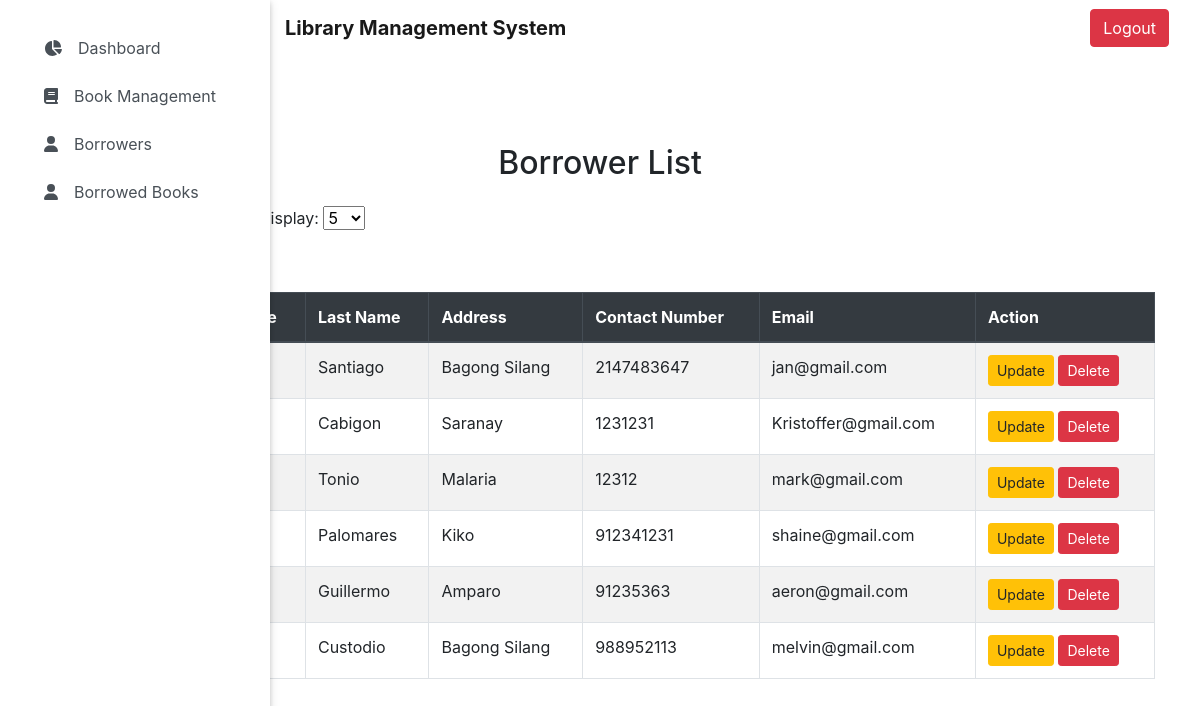
Screenshot of /insert_borrower.php with the database file from the repository.
### tables this page shows
CREATE TABLE `borrowers` (
  `id` int(11) NOT NULL,
  `borrower_id` int(11) NOT NULL,
  `first_name` varchar(35) NOT NULL,
  `last_name` varchar(35) NOT NULL,
  `address` varchar(100) NOT NULL,
  `contact_number` int(17) NOT NULL,
  `email` varchar(75) NOT NULL,
  `date_created` datetime NOT NULL,
  `date_updated` datetime NOT NULL,
  `last_activity` datetime DEFAULT NULL
);

### insert_borrower.php (the view, shortened to what this page needs)
<?php
$host = "localhost";
$username = "root";
$password = "";
$database = "new_library";
$mysqli = new mysqli($host, $username, $password, $database);
$limit = isset($_POST['limit']) ? $_POST['limit'] : 10;
$result = $mysqli->query("SELECT * FROM borrowers LIMIT $limit");
$borrowers = $result->fetch_all(MYSQLI_ASSOC);
?>
<!DOCTYPE html>
<html lang="en">
<head>
    <link rel="stylesheet" href="https://maxcdn.bootstrapcdn.com/bootstrap/4.5.2/css/bootstrap.min.css">
    <link rel="stylesheet" href="assets/font-awesome/css/all.min.css">
    <link href="assets/css/bootstrap.min.css" rel="stylesheet">
    <link href="assets/css/style.min.css" rel="stylesheet">
    <link href="assets/css/jquery.dataTables.min.css" rel="stylesheet">
    <link href="assets/css/select2.min.css" rel="stylesheet">
    <link href="assets/bootstrap-datepicker/css/bootstrap-datepicker.min.css" rel="stylesheet">
    <link href="assets/css/custom.css" rel="stylesheet">
    <?php
    include 'topbar.php';
    include 'navbar.php';
    ?>
</head>
<body>
    <div class="container">
        <br><br><br><br><br><br>
        <h2 class="text-center mb-4">Borrower List</h2>
        <form method="post" action="<?php echo htmlspecialchars($_SERVER["PHP_SELF"]); ?>" id="limitForm">
            <label for="limit">Select number of records to display:</label>
            <select name="limit" id="limit" onchange="document.getElementById('limitForm').submit()">
                <option value="5" <?php echo ($limit == 5) ? 'selected' : ''; ?>>5</option>
            </select>
        </form>
        <button type="button" class="btn btn-primary mb-3" data-toggle="modal" data-target="#insertBorrowerModal">
        </button>
        <div class="table-responsive">
            <table class="table table-striped table-bordered">
                <thead class="thead-dark">
                    <tr>
                        <th scope="col">Borrower ID</th>
                        <th scope="col">First Name</th>
                        <th scope="col">Last Name</th>
                        <th scope="col">Address</th>
                        <th scope="col">Contact Number</th>
                        <th scope="col">Email</th>
                        <th scope="col">Action</th>
                    </tr>
                </thead>
                <tbody>
                    <?php foreach ($borrowers as $borrower) : ?>
                        <tr>
                            <td><?php echo $borrower['borrower_id']; ?></td>
                            <td><?php echo $borrower['first_name']; ?></td>
                            <td><?php echo $borrower['last_name']; ?></td>
                            <td><?php echo $borrower['address']; ?></td>
                            <td><?php echo $borrower['contact_number']; ?></td>
                            <td><?php echo $borrower['email']; ?></td>
                            <td>
                                <a href="update_borrower.php?id=<?php echo $borrower['id']; ?>"
                                    class="btn btn-warning btn-sm">Update</a>
                                <a href="delete_borrower.php?id=<?php echo $borrower['id']; ?>"
                                    class="btn btn-danger btn-sm"
                                    onclick="return confirm('Are you sure you want to delete this borrower?')">Delete</a>
                            </td>
                        </tr>
                    <?php endforeach; ?>
                </tbody>
            </table>
        </div>
    </div>
</body>
</html>

### rows the page displays
borrowers: last_name "Santiago", address "Bagong Silang", contact_number "2147483647", email "jan@gmail.com"
borrowers: last_name "Cabigon", address "Saranay", contact_number "1231231", email "Kristoffer@gmail.com"
borrowers: last_name "Tonio", address "Malaria", contact_number "12312", email "mark@gmail.com"
borrowers: last_name "Palomares", address "Kiko", contact_number "912341231", email "shaine@gmail.com"
borrowers: last_name "Guillermo", address "Amparo", contact_number "91235363", email "aeron@gmail.com"
borrowers: last_name "Custodio", address "Bagong Silang", contact_number "988952113", email "melvin@gmail.com"
